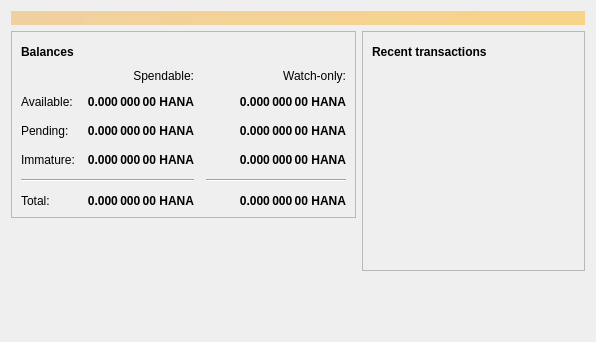
<?xml version="1.0" encoding="UTF-8"?>
<ui version="4.0">
 <class>OverviewPage</class>
 <widget class="QWidget" name="OverviewPage">
  <property name="geometry">
   <rect>
    <x>0</x>
    <y>0</y>
    <width>596</width>
    <height>342</height>
   </rect>
  </property>
  <property name="windowTitle">
   <string>Form</string>
  </property>
  <layout class="QVBoxLayout" name="topLayout">
   <item>
    <widget class="QLabel" name="labelAlerts">
     <property name="visible">
      <bool>false</bool>
     </property>
     <property name="styleSheet">
      <string notr="true">QLabel { background-color: qlineargradient(x1: 0, y1: 0, x2: 1, y2: 0, stop:0 #F0D0A0, stop:1 #F8D488); color:#000000; }</string>
     </property>
     <property name="wordWrap">
      <bool>true</bool>
     </property>
     <property name="margin">
      <number>3</number>
     </property>
     <property name="textInteractionFlags">
      <set>Qt::TextSelectableByMouse</set>
     </property>
    </widget>
   </item>
   <item>
    <layout class="QHBoxLayout" name="horizontalLayout" stretch="1,1">
     <item>
      <layout class="QVBoxLayout" name="verticalLayout_2">
       <item>
        <widget class="QFrame" name="frame">
         <property name="frameShape">
          <enum>QFrame::StyledPanel</enum>
         </property>
         <property name="frameShadow">
          <enum>QFrame::Raised</enum>
         </property>
         <layout class="QVBoxLayout" name="verticalLayout_4">
          <item>
           <layout class="QHBoxLayout" name="horizontalLayout_4">
            <item>
             <widget class="QLabel" name="label_5">
              <property name="font">
               <font>
                <weight>75</weight>
                <bold>true</bold>
               </font>
              </property>
              <property name="text">
               <string>Balances</string>
              </property>
             </widget>
            </item>
            <item>
             <widget class="QPushButton" name="labelWalletStatus">
              <property name="enabled">
               <bool>true</bool>
              </property>
              <property name="maximumSize">
               <size>
                <width>30</width>
                <height>16777215</height>
               </size>
              </property>
              <property name="toolTip">
               <string>The displayed information may be out of date. Your wallet automatically synchronizes with the Hanacoin network after a connection is established, but this process has not completed yet.</string>
              </property>
              <property name="text">
               <string/>
              </property>
              <property name="icon">
               <iconset resource="../bitcoin.qrc">
                <normaloff>:/icons/warning</normaloff>
                <disabledoff>:/icons/warning</disabledoff>:/icons/warning</iconset>
              </property>
              <property name="iconSize">
               <size>
                <width>24</width>
                <height>24</height>
               </size>
              </property>
              <property name="flat">
               <bool>true</bool>
              </property>
             </widget>
            </item>
            <item>
             <spacer name="horizontalSpacer_3">
              <property name="orientation">
               <enum>Qt::Horizontal</enum>
              </property>
              <property name="sizeHint" stdset="0">
               <size>
                <width>40</width>
                <height>20</height>
               </size>
              </property>
             </spacer>
            </item>
           </layout>
          </item>
          <item>
           <layout class="QGridLayout" name="gridLayout">
            <property name="spacing">
             <number>12</number>
            </property>
            <item row="2" column="2">
             <widget class="QLabel" name="labelWatchPending">
              <property name="font">
               <font>
                <weight>75</weight>
                <bold>true</bold>
               </font>
              </property>
              <property name="cursor">
               <cursorShape>IBeamCursor</cursorShape>
              </property>
              <property name="toolTip">
               <string>Unconfirmed transactions to watch-only addresses</string>
              </property>
              <property name="text">
               <string notr="true">0.000 000 00 HANA</string>
              </property>
              <property name="alignment">
               <set>Qt::AlignRight|Qt::AlignTrailing|Qt::AlignVCenter</set>
              </property>
              <property name="textInteractionFlags">
               <set>Qt::LinksAccessibleByMouse|Qt::TextSelectableByKeyboard|Qt::TextSelectableByMouse</set>
              </property>
             </widget>
            </item>
            <item row="2" column="1">
             <widget class="QLabel" name="labelUnconfirmed">
              <property name="font">
               <font>
                <weight>75</weight>
                <bold>true</bold>
               </font>
              </property>
              <property name="cursor">
               <cursorShape>IBeamCursor</cursorShape>
              </property>
              <property name="toolTip">
               <string>Total of transactions that have yet to be confirmed, and do not yet count toward the spendable balance</string>
              </property>
              <property name="text">
               <string notr="true">0.000 000 00 HANA</string>
              </property>
              <property name="alignment">
               <set>Qt::AlignRight|Qt::AlignTrailing|Qt::AlignVCenter</set>
              </property>
              <property name="textInteractionFlags">
               <set>Qt::LinksAccessibleByMouse|Qt::TextSelectableByKeyboard|Qt::TextSelectableByMouse</set>
              </property>
             </widget>
            </item>
            <item row="3" column="2">
             <widget class="QLabel" name="labelWatchImmature">
              <property name="font">
               <font>
                <weight>75</weight>
                <bold>true</bold>
               </font>
              </property>
              <property name="cursor">
               <cursorShape>IBeamCursor</cursorShape>
              </property>
              <property name="toolTip">
               <string>Mined balance in watch-only addresses that has not yet matured</string>
              </property>
              <property name="text">
               <string notr="true">0.000 000 00 HANA</string>
              </property>
              <property name="alignment">
               <set>Qt::AlignRight|Qt::AlignTrailing|Qt::AlignVCenter</set>
              </property>
              <property name="textInteractionFlags">
               <set>Qt::LinksAccessibleByMouse|Qt::TextSelectableByKeyboard|Qt::TextSelectableByMouse</set>
              </property>
             </widget>
            </item>
            <item row="4" column="0" colspan="2">
             <widget class="Line" name="line">
              <property name="orientation">
               <enum>Qt::Horizontal</enum>
              </property>
             </widget>
            </item>
            <item row="4" column="2">
             <widget class="Line" name="lineWatchBalance">
              <property name="sizePolicy">
               <sizepolicy hsizetype="Preferred" vsizetype="Fixed">
                <horstretch>0</horstretch>
                <verstretch>0</verstretch>
               </sizepolicy>
              </property>
              <property name="minimumSize">
               <size>
                <width>140</width>
                <height>0</height>
               </size>
              </property>
              <property name="orientation">
               <enum>Qt::Horizontal</enum>
              </property>
             </widget>
            </item>
            <item row="5" column="0">
             <widget class="QLabel" name="labelTotalText">
              <property name="text">
               <string>Total:</string>
              </property>
             </widget>
            </item>
            <item row="3" column="1">
             <widget class="QLabel" name="labelImmature">
              <property name="font">
               <font>
                <weight>75</weight>
                <bold>true</bold>
               </font>
              </property>
              <property name="cursor">
               <cursorShape>IBeamCursor</cursorShape>
              </property>
              <property name="toolTip">
               <string>Mined balance that has not yet matured</string>
              </property>
              <property name="text">
               <string notr="true">0.000 000 00 HANA</string>
              </property>
              <property name="alignment">
               <set>Qt::AlignRight|Qt::AlignTrailing|Qt::AlignVCenter</set>
              </property>
              <property name="textInteractionFlags">
               <set>Qt::LinksAccessibleByMouse|Qt::TextSelectableByKeyboard|Qt::TextSelectableByMouse</set>
              </property>
             </widget>
            </item>
            <item row="2" column="3">
             <spacer name="horizontalSpacer_2">
              <property name="orientation">
               <enum>Qt::Horizontal</enum>
              </property>
              <property name="sizeHint" stdset="0">
               <size>
                <width>40</width>
                <height>20</height>
               </size>
              </property>
             </spacer>
            </item>
            <item row="3" column="0">
             <widget class="QLabel" name="labelImmatureText">
              <property name="text">
               <string>Immature:</string>
              </property>
             </widget>
            </item>
            <item row="5" column="1">
             <widget class="QLabel" name="labelTotal">
              <property name="font">
               <font>
                <weight>75</weight>
                <bold>true</bold>
               </font>
              </property>
              <property name="cursor">
               <cursorShape>IBeamCursor</cursorShape>
              </property>
              <property name="toolTip">
               <string>Your current total balance</string>
              </property>
              <property name="text">
               <string notr="true">0.000 000 00 HANA</string>
              </property>
              <property name="alignment">
               <set>Qt::AlignRight|Qt::AlignTrailing|Qt::AlignVCenter</set>
              </property>
              <property name="textInteractionFlags">
               <set>Qt::LinksAccessibleByMouse|Qt::TextSelectableByKeyboard|Qt::TextSelectableByMouse</set>
              </property>
             </widget>
            </item>
            <item row="5" column="2">
             <widget class="QLabel" name="labelWatchTotal">
              <property name="font">
               <font>
                <weight>75</weight>
                <bold>true</bold>
               </font>
              </property>
              <property name="cursor">
               <cursorShape>IBeamCursor</cursorShape>
              </property>
              <property name="toolTip">
               <string>Current total balance in watch-only addresses</string>
              </property>
              <property name="text">
               <string notr="true">0.000 000 00 HANA</string>
              </property>
              <property name="alignment">
               <set>Qt::AlignRight|Qt::AlignTrailing|Qt::AlignVCenter</set>
              </property>
              <property name="textInteractionFlags">
               <set>Qt::LinksAccessibleByMouse|Qt::TextSelectableByKeyboard|Qt::TextSelectableByMouse</set>
              </property>
             </widget>
            </item>
            <item row="0" column="2">
             <widget class="QLabel" name="labelWatchonly">
              <property name="text">
               <string>Watch-only:</string>
              </property>
              <property name="alignment">
               <set>Qt::AlignRight|Qt::AlignTrailing|Qt::AlignVCenter</set>
              </property>
             </widget>
            </item>
            <item row="1" column="0">
             <widget class="QLabel" name="labelBalanceText">
              <property name="text">
               <string>Available:</string>
              </property>
             </widget>
            </item>
            <item row="1" column="1">
             <widget class="QLabel" name="labelBalance">
              <property name="font">
               <font>
                <weight>75</weight>
                <bold>true</bold>
               </font>
              </property>
              <property name="cursor">
               <cursorShape>IBeamCursor</cursorShape>
              </property>
              <property name="toolTip">
               <string>Your current spendable balance</string>
              </property>
              <property name="text">
               <string notr="true">0.000 000 00 HANA</string>
              </property>
              <property name="alignment">
               <set>Qt::AlignRight|Qt::AlignTrailing|Qt::AlignVCenter</set>
              </property>
              <property name="textInteractionFlags">
               <set>Qt::LinksAccessibleByMouse|Qt::TextSelectableByKeyboard|Qt::TextSelectableByMouse</set>
              </property>
             </widget>
            </item>
            <item row="1" column="2">
             <widget class="QLabel" name="labelWatchAvailable">
              <property name="font">
               <font>
                <weight>75</weight>
                <bold>true</bold>
               </font>
              </property>
              <property name="cursor">
               <cursorShape>IBeamCursor</cursorShape>
              </property>
              <property name="toolTip">
               <string>Your current balance in watch-only addresses</string>
              </property>
              <property name="text">
               <string notr="true">0.000 000 00 HANA</string>
              </property>
              <property name="alignment">
               <set>Qt::AlignRight|Qt::AlignTrailing|Qt::AlignVCenter</set>
              </property>
              <property name="textInteractionFlags">
               <set>Qt::LinksAccessibleByMouse|Qt::TextSelectableByKeyboard|Qt::TextSelectableByMouse</set>
              </property>
             </widget>
            </item>
            <item row="2" column="0">
             <widget class="QLabel" name="labelPendingText">
              <property name="text">
               <string>Pending:</string>
              </property>
             </widget>
            </item>
            <item row="0" column="1">
             <widget class="QLabel" name="labelSpendable">
              <property name="text">
               <string>Spendable:</string>
              </property>
              <property name="alignment">
               <set>Qt::AlignRight|Qt::AlignTrailing|Qt::AlignVCenter</set>
              </property>
             </widget>
            </item>
           </layout>
          </item>
         </layout>
        </widget>
       </item>
       <item>
        <spacer name="verticalSpacer">
         <property name="orientation">
          <enum>Qt::Vertical</enum>
         </property>
         <property name="sizeHint" stdset="0">
          <size>
           <width>20</width>
           <height>40</height>
          </size>
         </property>
        </spacer>
       </item>
      </layout>
     </item>
     <item>
      <layout class="QVBoxLayout" name="verticalLayout_3">
       <item>
        <widget class="QFrame" name="frame_2">
         <property name="frameShape">
          <enum>QFrame::StyledPanel</enum>
         </property>
         <property name="frameShadow">
          <enum>QFrame::Raised</enum>
         </property>
         <layout class="QVBoxLayout" name="verticalLayout">
          <item>
           <layout class="QHBoxLayout" name="horizontalLayout_2">
            <item>
             <widget class="QLabel" name="label_4">
              <property name="font">
               <font>
                <weight>75</weight>
                <bold>true</bold>
               </font>
              </property>
              <property name="text">
               <string>Recent transactions</string>
              </property>
             </widget>
            </item>
            <item>
             <widget class="QPushButton" name="labelTransactionsStatus">
              <property name="enabled">
               <bool>true</bool>
              </property>
              <property name="maximumSize">
               <size>
                <width>30</width>
                <height>16777215</height>
               </size>
              </property>
              <property name="toolTip">
               <string>The displayed information may be out of date. Your wallet automatically synchronizes with the Hanacoin network after a connection is established, but this process has not completed yet.</string>
              </property>
              <property name="text">
               <string/>
              </property>
              <property name="icon">
               <iconset resource="../bitcoin.qrc">
                <normaloff>:/icons/warning</normaloff>
                <disabledoff>:/icons/warning</disabledoff>:/icons/warning</iconset>
              </property>
              <property name="iconSize">
               <size>
                <width>24</width>
                <height>24</height>
               </size>
              </property>
              <property name="flat">
               <bool>true</bool>
              </property>
             </widget>
            </item>
            <item>
             <spacer name="horizontalSpacer">
              <property name="orientation">
               <enum>Qt::Horizontal</enum>
              </property>
              <property name="sizeHint" stdset="0">
               <size>
                <width>40</width>
                <height>20</height>
               </size>
              </property>
             </spacer>
            </item>
           </layout>
          </item>
          <item>
           <widget class="QListView" name="listTransactions">
            <property name="styleSheet">
             <string notr="true">QListView { background: transparent; }</string>
            </property>
            <property name="frameShape">
             <enum>QFrame::NoFrame</enum>
            </property>
            <property name="verticalScrollBarPolicy">
             <enum>Qt::ScrollBarAlwaysOff</enum>
            </property>
            <property name="horizontalScrollBarPolicy">
             <enum>Qt::ScrollBarAlwaysOff</enum>
            </property>
            <property name="selectionMode">
             <enum>QAbstractItemView::NoSelection</enum>
            </property>
           </widget>
          </item>
         </layout>
        </widget>
       </item>
       <item>
        <spacer name="verticalSpacer_2">
         <property name="orientation">
          <enum>Qt::Vertical</enum>
         </property>
         <property name="sizeHint" stdset="0">
          <size>
           <width>20</width>
           <height>40</height>
          </size>
         </property>
        </spacer>
       </item>
      </layout>
     </item>
    </layout>
   </item>
  </layout>
 </widget>
 <resources/>
 <connections/>
</ui>
